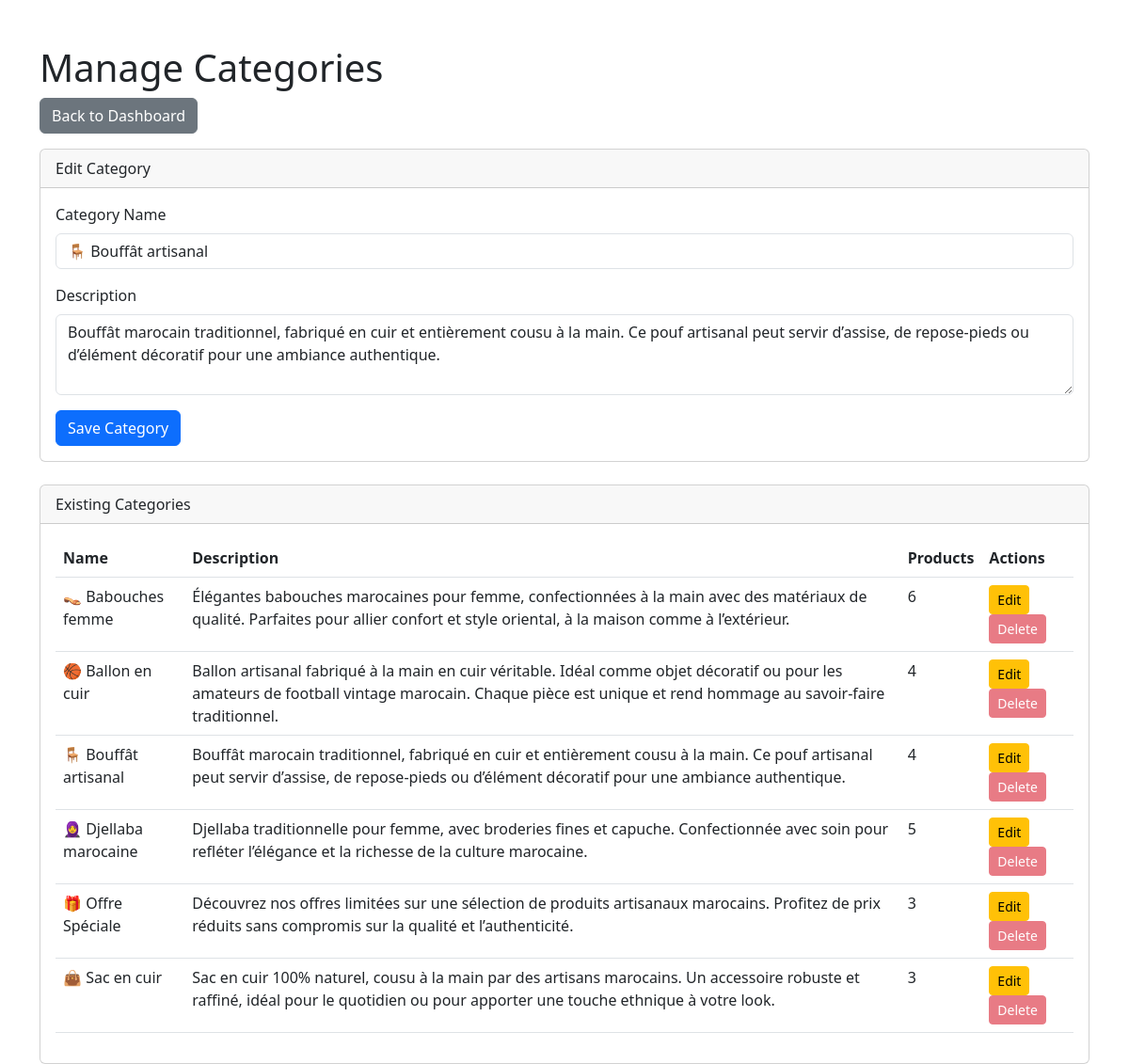
Screenshot of /admin/manage_categories.php?edit_id=4 (signed in) with the database file from the repository.
### tables this page shows
CREATE TABLE `categories` (
  `id` int(11) NOT NULL,
  `name` varchar(100) NOT NULL,
  `description` text DEFAULT NULL
);

### admin/manage_categories.php (the view, shortened to what this page needs)
<?php
require '../includes/db_connect.php';
$edit_category = null;
if (isset($_GET['edit_id'])) {
    $edit_id = filter_input(INPUT_GET, 'edit_id', FILTER_VALIDATE_INT);
    if ($edit_id) {
        $stmt = $pdo->prepare("SELECT * FROM categories WHERE id = ?");
        $stmt->execute([$edit_id]);
        $edit_category = $stmt->fetch();
    }
}
$categories = $pdo->query("SELECT c.*, (SELECT COUNT(*) FROM products p WHERE p.category_id = c.id) as product_count FROM categories c ORDER BY c.name")->fetchAll();
?>
<!DOCTYPE html>
<html lang="en">
<head>
    <link href="https://cdn.jsdelivr.net/npm/bootstrap@5.3.0/dist/css/bootstrap.min.css" rel="stylesheet">
</head>
<body>
<div class="container mt-5">
    <h1>Manage Categories</h1>
    <a href="dashboard.php" class="btn btn-secondary mb-3">Back to Dashboard</a>
    <div class="card mb-4">
        <div class="card-header"><?php echo $edit_category ? 'Edit Category' : 'Add New Category'; ?></div>
        <div class="card-body">
            <form action="manage_categories.php" method="post">
                <div class="mb-3">
                    <label for="name" class="form-label">Category Name</label>
                    <input type="text" class="form-control" id="name" name="name" value="<?php echo $edit_category ? htmlspecialchars($edit_category['name']) : ''; ?>" required>
                </div>
                <div class="mb-3">
                    <label for="description" class="form-label">Description</label>
                    <textarea class="form-control" id="description" name="description" rows="3"><?php echo $edit_category ? htmlspecialchars($edit_category['description']) : ''; ?></textarea>
                </div>
                <button type="submit" class="btn btn-primary">Save Category</button>
            </form>
        </div>
    </div>
    <div class="card">
        <div class="card-header">Existing Categories</div>
        <div class="card-body">
            <table class="table">
                <thead>
                    <tr>
                        <th>Name</th>
                        <th>Description</th>
                        <th>Products</th>
                        <th>Actions</th>
                    </tr>
                </thead>
                <tbody>
                    <?php foreach ($categories as $category): ?>
                    <tr>
                        <td><?php echo htmlspecialchars($category['name']); ?></td>
                        <td><?php echo htmlspecialchars($category['description']); ?></td>
                        <td><?php echo $category['product_count']; ?></td>
                        <td>
                            <a href="manage_categories.php?edit_id=<?php echo $category['id']; ?>" class="btn btn-sm btn-warning">Edit</a>
                            <form action="manage_categories.php" method="post" class="d-inline" onsubmit="return confirm('Are you sure you want to delete this category? This cannot be undone if there are no products associated.');">
                                <button type="submit" class="btn btn-sm btn-danger" <?php if ($category['product_count'] > 0) echo 'disabled'; ?>>
                                    Delete
                                </button>
                            </form>
                        </td>
                    </tr>
                    <?php endforeach; ?>
                </tbody>
            </table>
        </div>
    </div>
</div>
</body>
</html>

### rows the page displays
categories: name "🪑 Bouffât artisanal", description "Bouffât marocain traditionnel, fabriqué en cuir et entièrement cousu à la main. Ce pouf artisanal peut servir d’assise, de repose-pieds ou d’élément décoratif pour une ambiance authentique.", product_count "4"
categories: name "👡 Babouches femme", description "Élégantes babouches marocaines pour femme, confectionnées à la main avec des matériaux de qualité. Parfaites pour allier confort et style oriental, à la maison comme à l’extérieur.", product_count "6"
categories: name "🏀 Ballon en cuir", description "Ballon artisanal fabriqué à la main en cuir véritable. Idéal comme objet décoratif ou pour les amateurs de football vintage marocain. Chaque pièce est unique et rend hommage au savoir-faire traditionnel.", product_count "4"
categories: name "🧕 Djellaba marocaine", description "Djellaba traditionnelle pour femme, avec broderies fines et capuche. Confectionnée avec soin pour refléter l’élégance et la richesse de la culture marocaine.", product_count "5"
categories: name "🎁 Offre Spéciale", description "Découvrez nos offres limitées sur une sélection de produits artisanaux marocains. Profitez de prix réduits sans compromis sur la qualité et l’authenticité.", product_count "3"
categories: name "👜 Sac en cuir", description "Sac en cuir 100% naturel, cousu à la main par des artisans marocains. Un accessoire robuste et raffiné, idéal pour le quotidien ou pour apporter une touche ethnique à votre look.", product_count "3"
